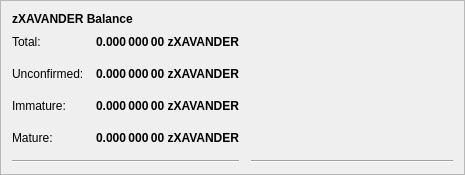
         <widget class="QFrame" name="frame_4">
          <property name="geometry">
           <rect>
            <x>0</x>
            <y>0</y>
            <width>465</width>
            <height>171</height>
           </rect>
          </property>
          <property name="frameShape">
           <enum>QFrame::StyledPanel</enum>
          </property>
          <property name="frameShadow">
           <enum>QFrame::Raised</enum>
          </property>
          <layout class="QVBoxLayout" name="verticalLayout_7">
           <item>
            <layout class="QHBoxLayout" name="horizontalLayout_8" stretch="0">
             <item>
              <widget class="QLabel" name="label_5z_3">
               <property name="maximumSize">
                <size>
                 <width>16777215</width>
                 <height>20</height>
                </size>
               </property>
               <property name="font">
                <font>
                 <weight>75</weight>
                 <bold>true</bold>
                </font>
               </property>
               <property name="text">
                <string>zXAVANDER Balance</string>
               </property>
              </widget>
             </item>
            </layout>
           </item>
           <item>
            <layout class="QGridLayout" name="gridLayout_5">
             <property name="spacing">
              <number>12</number>
             </property>
             <item row="4" column="0">
              <widget class="QLabel" name="labelzBalanceMatureText">
               <property name="toolTip">
                <string>Mature: more than 20 confirmation and more than 1 mints of the same denomination after it was minted.
These zXAVANDER are spendable.</string>
               </property>
               <property name="text">
                <string>Mature:</string>
               </property>
              </widget>
             </item>
             <item row="5" column="0" colspan="2">
              <widget class="Line" name="lineSpendableBalance_5">
               <property name="orientation">
                <enum>Qt::Horizontal</enum>
               </property>
              </widget>
             </item>
             <item row="1" column="1">
              <widget class="QLabel" name="labelzBalance">
               <property name="font">
                <font>
                 <weight>75</weight>
                 <bold>true</bold>
                </font>
               </property>
               <property name="cursor">
                <cursorShape>IBeamCursor</cursorShape>
               </property>
               <property name="toolTip">
                <string>All available zXAVANDER, unconfirmed and immature zXAVANDER included.</string>
               </property>
               <property name="text">
                <string notr="true">0.000 000 00 zXAVANDER</string>
               </property>
               <property name="alignment">
                <set>Qt::AlignRight|Qt::AlignTrailing|Qt::AlignVCenter</set>
               </property>
               <property name="textInteractionFlags">
                <set>Qt::LinksAccessibleByMouse|Qt::TextSelectableByKeyboard|Qt::TextSelectableByMouse</set>
               </property>
              </widget>
             </item>
             <item row="5" column="2">
              <widget class="Line" name="lineWatchBalance_5">
               <property name="sizePolicy">
                <sizepolicy hsizetype="Preferred" vsizetype="Fixed">
                 <horstretch>0</horstretch>
                 <verstretch>0</verstretch>
                </sizepolicy>
               </property>
               <property name="minimumSize">
                <size>
                 <width>140</width>
                 <height>0</height>
                </size>
               </property>
               <property name="orientation">
                <enum>Qt::Horizontal</enum>
               </property>
              </widget>
             </item>
             <item row="1" column="0">
              <widget class="QLabel" name="labelzBalanceText">
               <property name="toolTip">
                <string>All available zXAVANDER, unconfirmed and immature zXAVANDER included.</string>
               </property>
               <property name="text">
                <string>Total:</string>
               </property>
              </widget>
             </item>
             <item row="1" column="2">
              <spacer name="horizontalSpacer_8">
               <property name="orientation">
                <enum>Qt::Horizontal</enum>
               </property>
               <property name="sizeHint" stdset="0">
                <size>
                 <width>40</width>
                 <height>20</height>
                </size>
               </property>
              </spacer>
             </item>
             <item row="4" column="2">
              <spacer name="horizontalSpacer_4">
               <property name="orientation">
                <enum>Qt::Horizontal</enum>
               </property>
               <property name="sizeHint" stdset="0">
                <size>
                 <width>40</width>
                 <height>20</height>
                </size>
               </property>
              </spacer>
             </item>
             <item row="4" column="1">
              <widget class="QLabel" name="labelzBalanceMature">
               <property name="font">
                <font>
                 <weight>75</weight>
                 <bold>true</bold>
                </font>
               </property>
               <property name="toolTip">
                <string>Mature: more than 20 confirmation and more than 1 mints of the same denomination after it was minted.
These zXAVANDER are spendable.</string>
               </property>
               <property name="text">
                <string>0.000 000 00 zXAVANDER</string>
               </property>
               <property name="alignment">
                <set>Qt::AlignRight|Qt::AlignTrailing|Qt::AlignVCenter</set>
               </property>
              </widget>
             </item>
             <item row="2" column="0">
              <widget class="QLabel" name="labelzBalanceUnconfirmedText">
               <property name="toolTip">
                <string>Unconfirmed: less than 20 confirmations
Immature: confirmed, but less than 1 mints of the same denomination after it was minted</string>
               </property>
               <property name="text">
                <string>Unconfirmed:</string>
               </property>
              </widget>
             </item>
             <item row="2" column="1">
              <widget class="QLabel" name="labelzBalanceUnconfirmed">
               <property name="font">
                <font>
                 <weight>75</weight>
                 <bold>true</bold>
                </font>
               </property>
               <property name="toolTip">
                <string>Unconfirmed: less than 20 confirmations
Immature: confirmed, but less than 1 mints of the same denomination after it was minted</string>
               </property>
               <property name="text">
                <string>0.000 000 00 zXAVANDER</string>
               </property>
               <property name="alignment">
                <set>Qt::AlignRight|Qt::AlignTrailing|Qt::AlignVCenter</set>
               </property>
              </widget>
             </item>
             <item row="2" column="2">
              <spacer name="horizontalSpacer_5">
               <property name="orientation">
                <enum>Qt::Horizontal</enum>
               </property>
               <property name="sizeHint" stdset="0">
                <size>
                 <width>40</width>
                 <height>20</height>
                </size>
               </property>
              </spacer>
             </item>
             <item row="3" column="0">
              <widget class="QLabel" name="labelzBalanceImmatureText">
               <property name="toolTip">
                <string>Unconfirmed: less than 20 confirmations
Immature: confirmed, but less than 1 mints of the same denomination after it was minted</string>
               </property>
               <property name="text">
                <string>Immature:</string>
               </property>
              </widget>
             </item>
             <item row="3" column="1">
              <widget class="QLabel" name="labelzBalanceImmature">
               <property name="font">
                <font>
                 <weight>75</weight>
                 <bold>true</bold>
                </font>
               </property>
               <property name="toolTip">
                <string>Unconfirmed: less than 20 confirmations
Immature: confirmed, but less than 1 mints of the same denomination after it was minted</string>
               </property>
               <property name="text">
                <string>0.000 000 00 zXAVANDER</string>
               </property>
               <property name="alignment">
                <set>Qt::AlignRight|Qt::AlignTrailing|Qt::AlignVCenter</set>
               </property>
              </widget>
             </item>
             <item row="3" column="2">
              <spacer name="horizontalSpacer_7">
               <property name="orientation">
                <enum>Qt::Horizontal</enum>
               </property>
               <property name="sizeHint" stdset="0">
                <size>
                 <width>40</width>
                 <height>20</height>
                </size>
               </property>
              </spacer>
             </item>
            </layout>
           </item>
          </layout>
         </widget>
